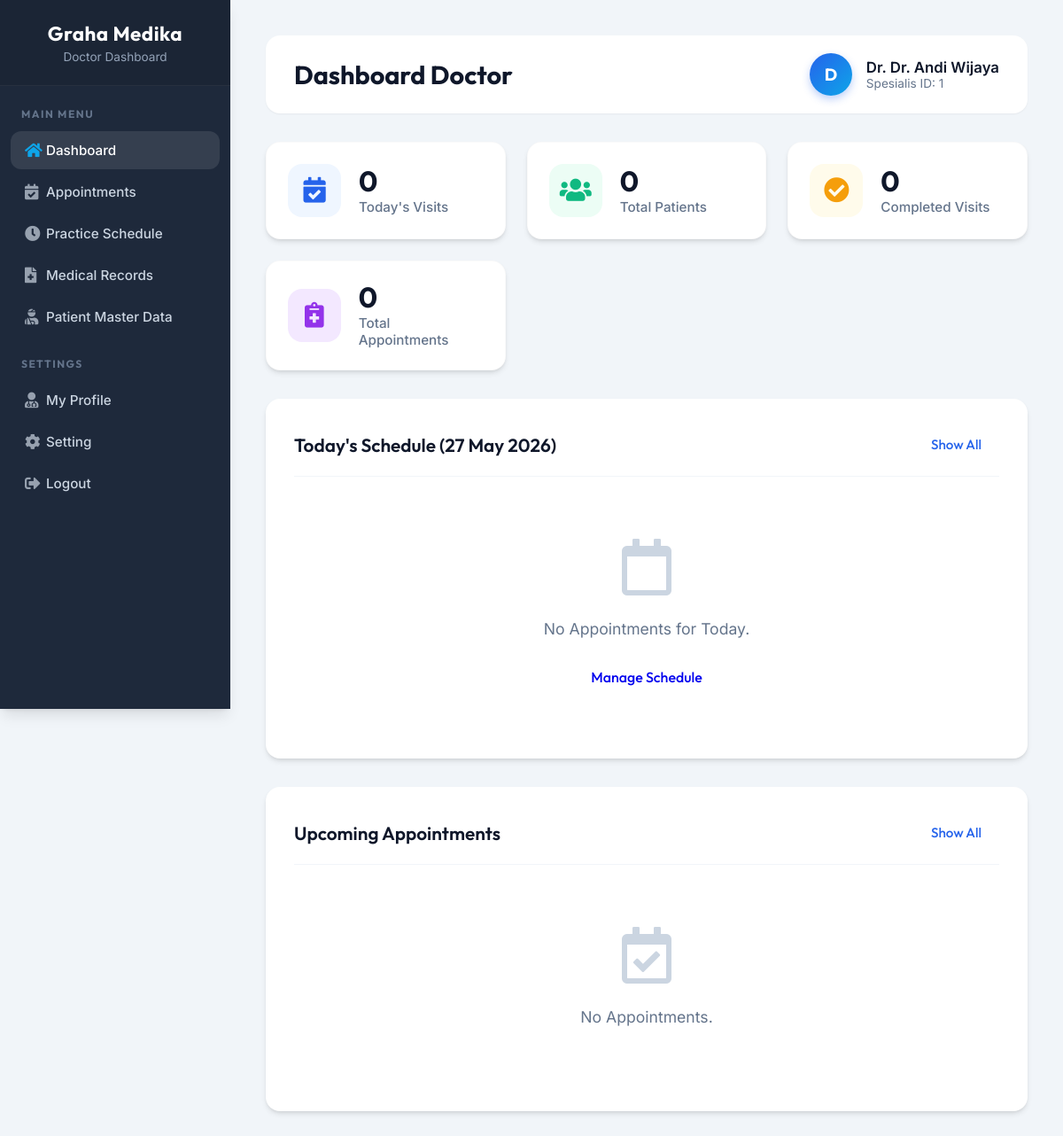
Page /dashboard_doctor.php (signed in) on the committed database.
### tables this page shows
CREATE TABLE `doctors` (
  `doctor_id` int(11) NOT NULL,
  `name` varchar(100) NOT NULL,
  `speciality_id` int(11) NOT NULL,
  `room_number` varchar(10) DEFAULT NULL,
  `phone` varchar(20) DEFAULT NULL,
  `email` varchar(100) DEFAULT NULL,
  `username` varchar(50) NOT NULL,
  `password` varchar(255) NOT NULL,
  `created_at` timestamp NOT NULL DEFAULT current_timestamp()
);

### dashboard_doctor.php (the view, shortened to what this page needs)
<?php
include 'config.php';
$doctor_id = (int) $_SESSION['user_id'];
$doctor_query = "SELECT doctor_id, name, speciality_id, room_number, phone, email, username FROM doctors WHERE doctor_id = $doctor_id";
$doctor_res = mysqli_query($conn, $doctor_query);
$doctor = mysqli_fetch_assoc($doctor_res);
$today = date('Y-m-d');
$today_query = "
  SELECT a.*,
         p.patient_id,
         p.name AS patient_name,
         p.phone,
         p.email,
         p.gender,
         p.dob
  FROM appointments a
  JOIN patients p ON a.patient_id = p.patient_id
  WHERE a.doctor_id = $doctor_id
    AND DATE(a.appointment_datetime) = '$today'
  ORDER BY a.appointment_datetime ASC
";
$today_result = mysqli_query($conn, $today_query);
if (!$today_result) {
    error_log("Error Query Hari Ini: " . mysqli_error($conn));
    $today_count = 0;
} else {
    $today_count = mysqli_num_rows($today_result);
}
$upcoming_query = "
  SELECT a.*,
         p.patient_id,
         p.name AS patient_name
  FROM appointments a
  JOIN patients p ON a.patient_id = p.patient_id
  WHERE a.doctor_id = $doctor_id
    AND DATE(a.appointment_datetime) > '$today'
  ORDER BY a.appointment_datetime
  LIMIT 5
";
$upcoming_result = mysqli_query($conn, $upcoming_query);
if (!$upcoming_result) {
    error_log("Error Query Mendatang: " . mysqli_error($conn));
    $upcoming_count = 0;
} else {
    $upcoming_count = mysqli_num_rows($upcoming_result);
}
function formatDate($date) {
    $timestamp = strtotime($date);
    return strftime('%d %B %Y', $timestamp);
}
$stats_query = "
  SELECT
    (SELECT COUNT(*) FROM appointments WHERE doctor_id = $doctor_id) AS total_appointments,
    (SELECT COUNT(*) FROM appointments WHERE doctor_id = $doctor_id AND DATE(appointment_datetime) = '$today') AS today_appointments,
    (SELECT COUNT(DISTINCT patient_id) FROM appointments WHERE doctor_id = $doctor_id) AS total_patients,
    (SELECT COUNT(*) FROM appointments WHERE doctor_id = $doctor_id AND status = 'completed') AS completed_appointments
  FROM DUAL
";
$stats_res = mysqli_query($conn, $stats_query);
$stats = mysqli_fetch_assoc($stats_res);
?>
<!DOCTYPE html>
<html lang="en">
<head>
    <link rel="stylesheet" href="https://cdnjs.cloudflare.com/ajax/libs/font-awesome/5.15.3/css/all.min.css">
    <link rel="stylesheet" href="assets/css/dashboard.css">
</head>
<body>
<div class="container">
    <div class="sidebar">
        <div class="sidebar-header">
            <h3>Graha Medika</h3>
            <p>Doctor Dashboard</p>
        </div>
        <div class="sidebar-menu">
            <h4>Main Menu</h4>
            <ul>
                <li><a href="dashboard_doctor.php" class="active"><i class="fas fa-home"></i> Dashboard</a></li>
                <li><a href="doctor_appointments.php"><i class="fas fa-calendar-check"></i> Appointments</a></li>
                <li><a href="doctor_schedule.php"><i class="fas fa-clock"></i> Practice Schedule</a></li>
                <li><a href="patient_records.php"><i class="fas fa-file-medical"></i> Medical Records</a></li>
                <li><a href="view_patient.php"><i class="fas fa-user-injured"></i> Patient Master Data</a></li>
            </ul>
            <h4>Settings</h4>
            <ul>
                <li><a href="doctor_profile.php"><i class="fas fa-user-md"></i> My Profile</a></li>
                <li><a href="doctor_settings.php"><i class="fas fa-cog"></i> Setting</a></li>
                <li><a href="logout.php"><i class="fas fa-sign-out-alt"></i> Logout</a></li>
            </ul>
        </div>
    </div>
    <div class="main-content">
        <div class="main-header">
            <h2>Dashboard Doctor</h2>
            <div class="doctor-info">
                <div class="doctor-avatar"><?= strtoupper(substr($doctor['name'],0,1)) ?></div>
                <div>
                    <div class="doctor-name">Dr. <?= htmlspecialchars($doctor['name']) ?></div>
                    <div class="doctor-role">Spesialis ID: <?= $doctor['speciality_id'] ?></div>
                </div>
            </div>
        </div>
        <div class="summary-cards">
            <div class="summary-card">
                <div class="card-icon card-blue"><i class="fas fa-calendar-check"></i></div>
                <div class="card-info">
                    <h3><?= $stats['today_appointments'] ?></h3>
                    <p>Today's Visits</p>
                </div>
            </div>
            <div class="summary-card">
                <div class="card-icon card-green"><i class="fas fa-users"></i></div>
                <div class="card-info">
                    <h3><?= $stats['total_patients'] ?></h3>
                    <p>Total Patients</p>
                </div>
            </div>
            <div class="summary-card">
                <div class="card-icon card-orange"><i class="fas fa-check-circle"></i></div>
                <div class="card-info">
                    <h3><?= $stats['completed_appointments'] ?></h3>
                    <p>Completed Visits</p>
                </div>
            </div>
            <div class="summary-card">
                <div class="card-icon" style="background:#f3e8ff; color:#9333ea;"><i class="fas fa-notes-medical"></i></div>
                <div class="card-info">
                    <h3><?= $stats['total_appointments'] ?></h3>
                    <p>Total Appointments</p>
                </div>
            </div>
        </div>
        <div class="section">
            <div class="section-header">
                <h3 class="section-title">Today's Schedule (<?= formatDate($today) ?>)</h3>
                <a href="doctor_appointments.php?date=<?= $today ?>" class="btn btn-outlined">Show All</a>
            </div>
            <?php if ($today_count > 0): ?>
            <table class="schedule-list">
                <thead>
                    <tr><th>Time</th><th>Patient</th><th>Status</th><th>Action</th></tr>
                </thead>
                <tbody>
                <?php while ($apt = mysqli_fetch_assoc($today_result)): ?>
                    <tr>
                        <td><span class="time-slot"><?= formatTime($apt['appointment_datetime']) ?></span></td>
                        <td>
                            <div class="patient-info">
                                <div class="patient-avatar"><?= strtoupper(substr($apt['patient_name'],0,1)) ?></div>
                                <div>
                                    <div class="patient-name"><?= htmlspecialchars($apt['patient_name']) ?></div>
                                    <div class="patient-details">
                                        <?php if ($apt['gender']==='male'): ?><i class="fas fa-mars"></i><?php else: ?><i class="fas fa-venus"></i><?php endif; ?>
                                        <?= calculateAge($apt['dob']) ?> tahun • <?= htmlspecialchars($apt['phone']) ?>
                                    </div>
                                </div>
                            </div>
                        </td>
                        <td>
                            <?php $badge = ['confirmed'=>'badge-confirmed','pending'=>'badge-pending','cancelled'=>'badge-cancelled','completed'=>'badge-completed'][$apt['status']] ?? 'badge-pending'; ?>
                            <span class="status-badge <?= $badge ?>"><?= ucfirst($apt['status']) ?></span>
                        </td>
                        <td>
                            <div class="action-buttons">
                                <a href="view_patient.php?id=<?= $apt['patient_id'] ?>" class="btn btn-sm btn-outlined"><i class="fas fa-eye"></i></a>
                                <?php if (in_array($apt['status'], ['confirmed','pending'])): ?>
                                <a href="start_appointment.php?id=<?= $apt['appointment_id'] ?>&patient_id=<?= $apt['patient_id'] ?>" class="btn btn-sm"><i class="fas fa-play"></i> Start</a>
                                <a href="update_status.php?id=<?= $apt['appointment_id'] ?>&status=cancelled" class="btn btn-sm btn-outlined" style="color:#e74c3c;border-color:#e74c3c;"><i class="fas fa-times"></i> Cancel</a>
                                <?php endif; ?>
                            </div>
                        </td>
                    </tr>
                <?php endwhile; ?>
                </tbody>
            </table>
            <?php else: ?>
            <div class="empty-state">
                <div class="empty-icon"><i class="far fa-calendar"></i></div>
                <div class="empty-text">No Appointments for Today.</div>
                <a href="doctor_schedule.php" class="btn">Manage Schedule</a>
            </div>
            <?php endif; ?>
        </div>
        <div class="section">
            <div class="section-header">
                <h3 class="section-title">Upcoming Appointments</h3>
                <a href="doctor_appointments.php?filter=upcoming" class="btn btn-outlined">Show All</a>
            </div>
            <?php if ($upcoming_count > 0): ?>
            <div class="appointment-cards">
                <?php while($up = mysqli_fetch_assoc($upcoming_result)): ?>
                <div class="appointment-card">
                    <div class="appointment-date"><i class="far fa-calendar-alt"></i> <strong><?= formatDate($up['appointment_datetime']) ?></strong></div>
                    <div class="patient-row">
                        <div class="patient-avatar"><?= strtoupper(substr($up['patient_name'],0,1)) ?></div>
                        <div>
                            <div class="patient-name"><?= htmlspecialchars($up['patient_name']) ?></div>
                            <div class="patient-details"><?= $up['notes']?:'Tidak ada catatan' ?></div>
                        </div>
                    </div>
                    <div class="appointment-footer">
                        <div class="appointment-status">
                            <?php
                                $badge = ['confirmed'=>'badge-confirmed','pending'=>'badge-pending','cancelled'=>'badge-cancelled','completed'=>'badge-completed'][$up['status']] ?? 'badge-pending';
                            ?>
                            <span class="status-badge <?= $badge ?>"><?= ucfirst($up['status']) ?></span>
                        </div>
                     </div>
                </div>
                <?php endwhile; ?>
            </div>
            <?php else: ?>
            <div class="empty-state">
                <div class="empty-icon"><i class="far fa-calendar-check"></i></div>
                <div class="empty-text">No Appointments.</div>
            </div>
            <?php endif; ?>
        </div>
    </div>
</div>
</body>
</html>

### rows in the picture
doctors: name "D", name "Dr. Andi Wijaya", speciality "1"

### other values in the picture
$stats['today_appointments'] "0"
$stats['total_patients'] "0"
$stats['completed_appointments'] "0"
$stats['total_appointments'] "0"
